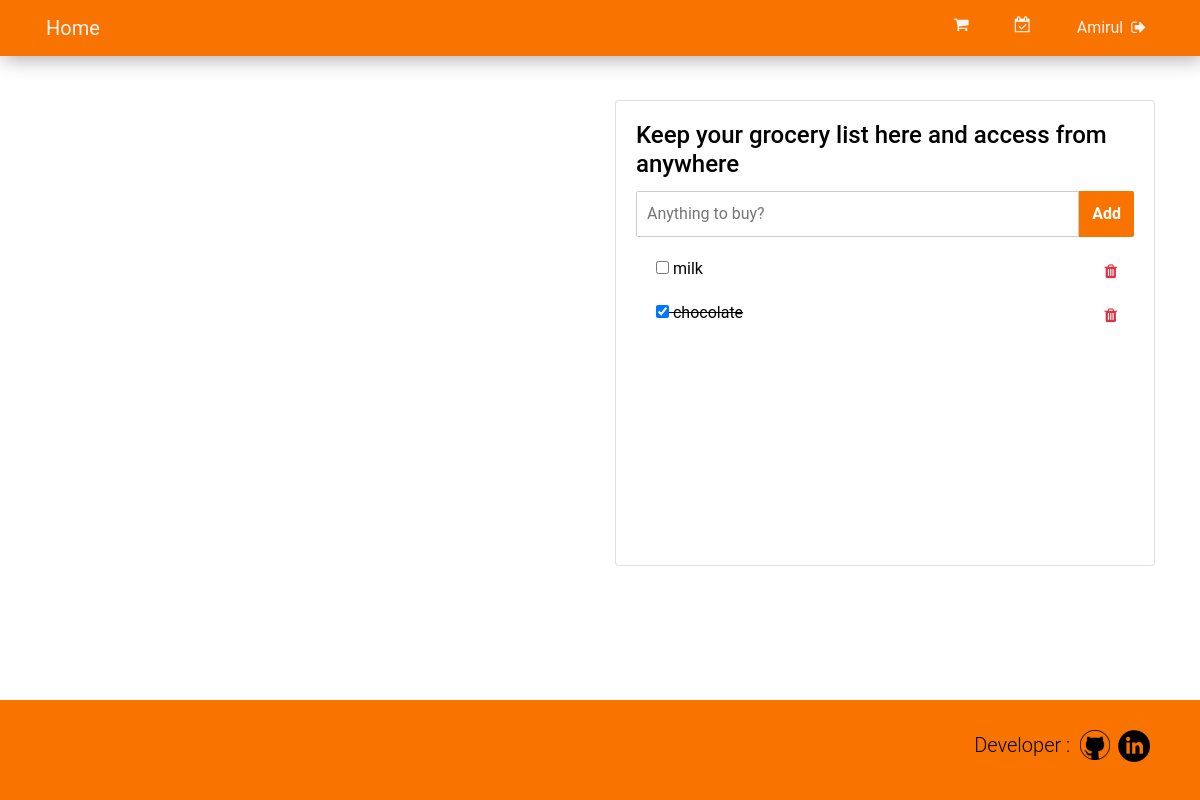
The page /shopping/1 on the database its author committed.
### tables this page shows
CREATE TABLE users (
       id integer primary key AUTOINCREMENT not null,
       name text not null,
       email text not null,
       password text not null);

CREATE TABLE shopping (
       id integer primary key AUTOINCREMENT not null,
       item text not null,
       status text,
       userid integer not null,
       FOREIGN KEY (userid) references users(id) ON DELETE CASCADE);

### todo/todo.py (the view)
@bp.route('/shopping/<userid>', methods=['GET', 'POST'])
def shopping(userid):
    conn = db.get_db()
    cursor = conn.cursor()
    if request.method == "GET":
        cursor.execute("select name from users where id=?",[userid])
        userdata = cursor.fetchone()
        username = userdata[0]
        cursor.execute("select id, item, status from shopping where userid=?",[userid])
        data = cursor.fetchall()
        return render_template('todo/shopping.html', data=data, nav_right_text=username, userid=userid)
    elif request.method == "POST":
        newitem = request.form.get('new-item')
        cursor.execute("insert into shopping (item, userid) values (?,?)", [newitem,userid])
        conn.commit()
        return redirect(url_for("todo.shopping", userid=userid), 302)

### todo/db.py (called while the page is built)
def get_db():
	if 'db' not in g:
		dbname = current_app.config['DATABASE']
		g.db = sqlite3.connect(dbname)
		g.db.execute("PRAGMA foreign_keys = ON;")
	return g.db

### todo/templates/todo/shopping.html (shortened to what this page needs)
{% extends "todo/base.html" %}
{% block header %}
	<div class='row'>
	    <div class='col-lg-6'>
	    </div>
	    <div class='col-lg-6'>
                <div class="card">
                    <div class="card-body">
                        <h4 class="card-title">Keep your grocery list here and access from anywhere</h4>
			<form action="{{url_for('todo.shopping',userid=userid)}}" method="POST">
                        <div class="d-flex">
				<input type="text" class=" add-input" placeholder="Anything to buy?" name='new-item'> <button type='submit' class="btn add-btn">Add</button>
			</div>
			</form>
			    <div class='scroll-area-sm'>
                            <ul class="shopping-list">
				{% for id, title, status in data %}
                                <li>
				<div class='content-wrapper '>
                                    <form action="{{url_for('functions.tick', id=id, userid=userid, status='', table='shopping')}}" method="POST">
                                    <div class="form-check"> <label class="form-check-label" style="text-decoration:{%if status=='checked'%}line-through;{%endif%}"> <input class="tickitem checkbox" type="checkbox" name='tick' {{status}}> {{title}}</label> </div>
				    </form>
				    <div class="content-right">
				    <form action="{{url_for('functions.delete', id=id, table='shopping',userid=userid)}}" method="POST">
					<button class="delete-btn border-0 btn-transition btn btn-outline-danger"> <i class="fa fa-trash"></i> </button> </div>
				</div>
                                </li>
				{%endfor%}
                            </ul>
			    </div>
                    </div>
                </div>
	   </div>
	</div>
{% endblock %}

### todo/templates/todo/base.html (shortened to what this page needs)
<html>
	<head>
		<link rel="stylesheet" href="https://stackpath.bootstrapcdn.com/bootstrap/4.4.1/css/bootstrap.min.css">
		<link href='{{ url_for('static', filename='main.css')}}' rel='stylesheet'/>
		<link rel="stylesheet" href="https://cdnjs.cloudflare.com/ajax/libs/font-awesome/4.7.0/css/font-awesome.min.css">
	</head>
	<body>
		<nav class="navbar fixed-top ">
			  <a class="navbar-brand" href="/">Home</a>
			  <ul class="navbar-nav" style='margin-right:30px'>
				{%if userid%}
				<li class="nav-item">
					<a class="nav-link" style='padding:8px;' data-value="shopping" href="{{url_for("todo.shopping",userid=userid)}}"><i class="fa fa-shopping-cart"></i></a>
		    		</li>
				<li class="nav-item">
					<a class="nav-link" style='padding:8px;' data-value="todo" href="{{url_for("todo.todos", userid=userid)}}"><i class="fa fa-calendar-check-o"></i></a>
		    		</li>
				<li class="nav-item">
					<a class="nav-link" style='padding:8px;' data-value="about" href="/">{{nav_right_text}}&nbsp;&nbsp;<i class="fa fa-sign-out"></i></a>
		    		</li>
                                {%endif%}
			  </ul>
		</nav>
		<div class="container" id='main' style='margin-top:100px; margin-bottom:150px'>
			{% block header %}
			{% endblock %}
		</div>
		<footer class="footer fixed-bottom">
			<div class="row">
				<div class='row' id='developer'>
					<p class="text-center lead">Developer : &nbsp;</p>
					 <a href="https://github.com/amirul-dev">
	  					<img src='{{ url_for('static', filename='github.png')}}' alt="github" height='30px' width='30px'>
					</a>
					<a href="https://www.linkedin.com/in/amirul-haqe/">
	  					<img src='{{ url_for('static', filename='linkedin.png')}}' alt="github" height='32px' width='32px'>
					</a>
				</div>
			</div>
		</footer>
	</body>
</html>

### todo/static/main.css (style rules this page uses)
:root { --orange: #F97300; }
p { font-family:Roboto; font-size:16px; }
body { margin:auto; font-family:Roboto; font-size:16px; color:black; background-color:white; }
.navbar { background: var(--orange); box-shadow: 3px 3px 20px #aaaaaa; }
.nav-link , .navbar-brand { color: #f4f4f4; margin-left:30px; }
.navbar-nav { flex-direction: row; }
.footer { height:100px; background:var(--orange); }
.btn { color:white; background:var(--orange); }
#developer { margin-top:30px; position: absolute; right:0px; margin-right:50px; }
.add-btn { border-radius: 2px; border-top-left-radius: 0; border-bottom-left-radius: 0; font-weight:bold; }
.add-input { width: 100%; padding: 10px; border: 1px solid #ccc; border-radius: 2px; border-top-right-radius: 0; border-bottom-right-radius: 0; }
.d-flex { margin-bottom:20px; }
.todo-list, .shopping-list { list-style: none; padding: 0px; list-style: none; }
.content-wrapper { display: flex; }
.content-right { margin-left: auto; margin-right:5px; }
.todo-list .btn, .shopping-list .btn { background:white; }
.btn-outline-danger { color: #DC3545; }
.scroll-area-sm { height: 288px; overflow-x: hidden }

### rows shown on the page
users: name "Amirul"
shopping: item "milk"
shopping: item "chocolate"
